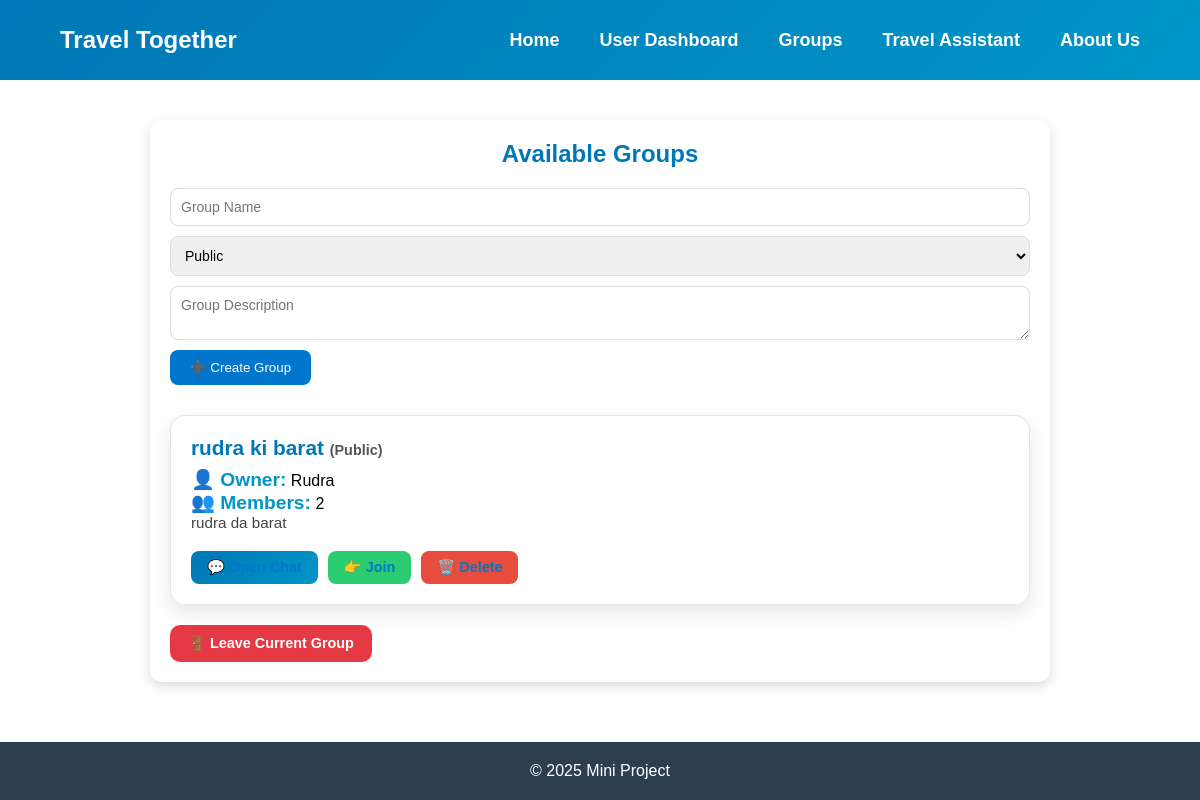
The app's page /groups (signed in), older data.
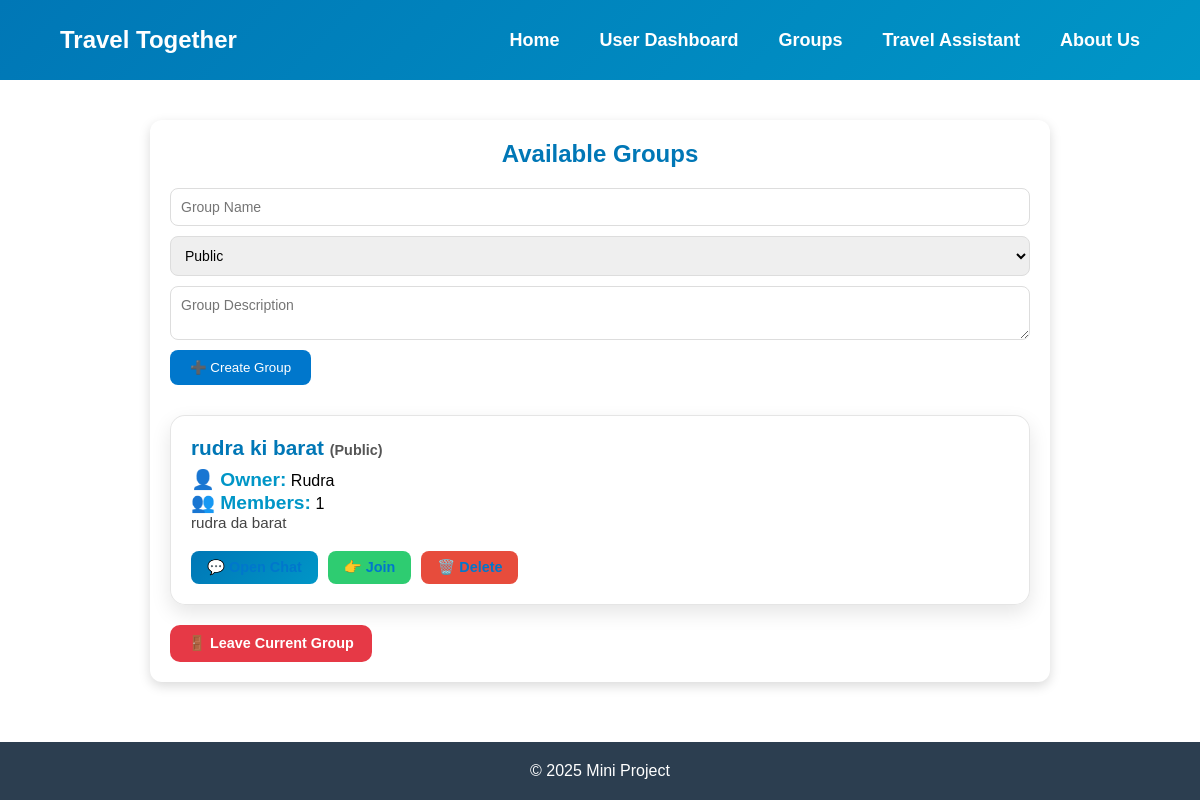
The same page, newer data.
### tables this page shows
CREATE TABLE Groups (
        group_id TEXT PRIMARY KEY,
        group_name TEXT NOT NULL,
        group_description TEXT,
        group_type TEXT NOT NULL CHECK(group_type IN ('Public', 'Private')),
        owner_id TEXT NOT NULL,
        member_count INTEGER DEFAULT 1,
        member_list TEXT,
        created_at TEXT DEFAULT CURRENT_TIMESTAMP,
        FOREIGN KEY (owner_id) REFERENCES Users (userid) ON DELETE CASCADE
    );

CREATE TABLE Users (
        userid TEXT PRIMARY KEY,
        username TEXT UNIQUE NOT NULL,
        password TEXT NOT NULL,
        email TEXT UNIQUE NOT NULL,
        phone_no TEXT UNIQUE,
        gender TEXT CHECK(gender IN ('Male', 'Female', 'Other')),
        marital_status TEXT CHECK(marital_status IN ('Single', 'Married', 'Divorced', 'Widowed')),
        profile_picture TEXT,
        bio TEXT,
        current_group_id TEXT,
        created_at TEXT DEFAULT CURRENT_TIMESTAMP,
        FOREIGN KEY (current_group_id) REFERENCES Groups (group_id) ON DELETE SET NULL
    );

### app.py (the view, shortened to what this page needs)
@app.route('/groups', methods=["GET", "POST"])
def groups():
    username = session.get("username")
    if not username:
        flash("⚠️ You must be logged in to manage groups.")
        return redirect("/auth")
    conn = database.get_db_connection()
    cursor = conn.cursor()
    cursor.execute("SELECT * FROM Users WHERE username=?", (username,))
    user = cursor.fetchone()
    conn.close()
    conn = database.get_db_connection()
    cursor = conn.cursor()
    cursor.execute("""
        SELECT g.group_id, g.group_name, g.group_type, g.group_description,
               u.username as owner_name, g.member_count
        FROM Groups g
        JOIN Users u ON g.owner_id = u.userid
    """)
    groups = cursor.fetchall()
    conn.close()
    return render_template('groups.html', groups=groups, user=user)

### database.py (called while the page is built)
def get_db_connection():
    conn = sqlite3.connect('travel_together.db')
    conn.row_factory = sqlite3.Row
    conn.execute("PRAGMA foreign_keys = ON;")
    return conn

### templates/groups.html (shortened to what this page needs)
<!DOCTYPE html>
<html lang="en">
<head>
    <link rel="stylesheet" href="/static/style.css">
</head>
<body>
    <header class="navbar">
        <div class="logo">Travel Together</div>
        <nav class="nav-links" id="nav-links">
            <a href="/home">Home</a>
            <a href="/user">User Dashboard</a>
            <a href="/groups">Groups</a>
            <a href="/travel">Travel Assistant</a>
            <a href="/about">About Us</a>
        </nav>
    </header>
    <main>
        <div class="groups-container">
            <h2>Available Groups</h2>
            <form method="POST" action="/groups" class="group-form">
                <input type="text" name="group_name" placeholder="Group Name" required>
                <select name="group_type" required>
                    <option value="Public">Public</option>
                </select>
                <textarea name="group_description" placeholder="Group Description"></textarea>
                <button type="submit">➕ Create Group</button>
            </form>
            {% if groups %}
                <ul class="group-list">
    {% for group in groups %}
        <li class="group-item">
            <h3>{{ group['group_name'] }} <span class="type">({{ group['group_type'] }})</span></h3>
            <p><strong>👤 Owner:</strong> {{ group['owner_name'] }}</p>
            <p><strong>👥 Members:</strong> {{ group['member_count'] }}</p>
            <p class="desc">{{ group['group_description'] or "No description" }}</p>
            <div class="group-actions">
                <a href="/groups/chat/{{ group['group_id'] }}" class="btn chat-btn">
                    💬 Open Chat
                </a>
                {% if not group['is_member'] %}
                    <a href="/groups/join/{{ group['group_id'] }}" class="btn join-btn">👉 Join</a>
                {% endif %}
                {% if user['username'] == group['owner_name'] %}
                    <a href="/groups/delete/{{ group['group_id'] }}"
                       class="btn delete-btn"
                       onclick="return confirm('Are you sure you want to delete this group?');">
                       🗑️ Delete
                    </a>
                {% endif %}
            </div>
        </li>
    {% endfor %}
</ul>
<a href="/groups/leave" class="btn leave-btn">🚪 Leave Current Group</a>
            {% else %}
                <p>No groups available yet.</p>
            {% endif %}
        </div>
    </main>
    <footer>
        <p>© 2025 Mini Project</p>
    </footer>
</body>
</html>

Row changes from the older to the newer data that the page shows:
changed Groups "rudra ki barat": member_count "2" → "1"
